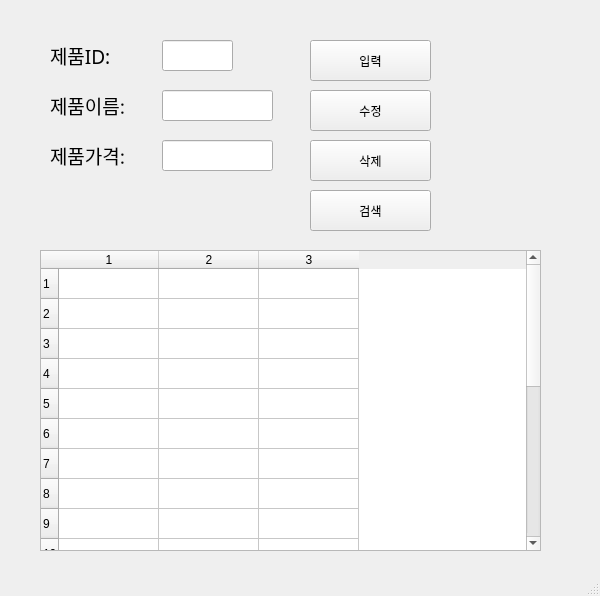
<?xml version="1.0" encoding="UTF-8"?>
<ui version="4.0">
 <class>MainWindow</class>
 <widget class="QMainWindow" name="MainWindow">
  <property name="geometry">
   <rect>
    <x>0</x>
    <y>0</y>
    <width>600</width>
    <height>596</height>
   </rect>
  </property>
  <property name="windowTitle">
   <string>MainWindow</string>
  </property>
  <widget class="QWidget" name="centralwidget">
   <widget class="QLabel" name="label">
    <property name="geometry">
     <rect>
      <x>50</x>
      <y>40</y>
      <width>81</width>
      <height>31</height>
     </rect>
    </property>
    <property name="font">
     <font>
      <family>맑은 고딕</family>
      <pointsize>14</pointsize>
     </font>
    </property>
    <property name="text">
     <string>제품ID:</string>
    </property>
   </widget>
   <widget class="QLabel" name="label_2">
    <property name="geometry">
     <rect>
      <x>50</x>
      <y>90</y>
      <width>111</width>
      <height>31</height>
     </rect>
    </property>
    <property name="font">
     <font>
      <family>맑은 고딕</family>
      <pointsize>14</pointsize>
     </font>
    </property>
    <property name="text">
     <string>제품이름:</string>
    </property>
   </widget>
   <widget class="QLabel" name="label_3">
    <property name="geometry">
     <rect>
      <x>50</x>
      <y>140</y>
      <width>111</width>
      <height>31</height>
     </rect>
    </property>
    <property name="font">
     <font>
      <family>맑은 고딕</family>
      <pointsize>14</pointsize>
     </font>
    </property>
    <property name="text">
     <string>제품가격:</string>
    </property>
   </widget>
   <widget class="QLineEdit" name="prodID">
    <property name="geometry">
     <rect>
      <x>162</x>
      <y>40</y>
      <width>71</width>
      <height>31</height>
     </rect>
    </property>
   </widget>
   <widget class="QLineEdit" name="prodName">
    <property name="geometry">
     <rect>
      <x>162</x>
      <y>90</y>
      <width>111</width>
      <height>31</height>
     </rect>
    </property>
   </widget>
   <widget class="QLineEdit" name="prodPrice">
    <property name="geometry">
     <rect>
      <x>162</x>
      <y>140</y>
      <width>111</width>
      <height>31</height>
     </rect>
    </property>
   </widget>
   <widget class="QPushButton" name="pushButton">
    <property name="geometry">
     <rect>
      <x>310</x>
      <y>40</y>
      <width>121</width>
      <height>41</height>
     </rect>
    </property>
    <property name="text">
     <string>입력</string>
    </property>
   </widget>
   <widget class="QPushButton" name="pushButton_2">
    <property name="geometry">
     <rect>
      <x>310</x>
      <y>90</y>
      <width>121</width>
      <height>41</height>
     </rect>
    </property>
    <property name="text">
     <string>수정</string>
    </property>
   </widget>
   <widget class="QPushButton" name="pushButton_3">
    <property name="geometry">
     <rect>
      <x>310</x>
      <y>140</y>
      <width>121</width>
      <height>41</height>
     </rect>
    </property>
    <property name="text">
     <string>삭제</string>
    </property>
   </widget>
   <widget class="QPushButton" name="pushButton_4">
    <property name="geometry">
     <rect>
      <x>310</x>
      <y>190</y>
      <width>121</width>
      <height>41</height>
     </rect>
    </property>
    <property name="text">
     <string>검색</string>
    </property>
   </widget>
   <widget class="QTableWidget" name="tableWidget">
    <property name="geometry">
     <rect>
      <x>40</x>
      <y>250</y>
      <width>501</width>
      <height>301</height>
     </rect>
    </property>
    <property name="rowCount">
     <number>20</number>
    </property>
    <property name="columnCount">
     <number>3</number>
    </property>
    <row/>
    <row/>
    <row/>
    <row/>
    <row/>
    <row/>
    <row/>
    <row/>
    <row/>
    <row/>
    <row/>
    <row/>
    <row/>
    <row/>
    <row/>
    <row/>
    <row/>
    <row/>
    <row/>
    <row/>
    <column/>
    <column/>
    <column/>
   </widget>
  </widget>
  <widget class="QMenuBar" name="menubar">
   <property name="geometry">
    <rect>
     <x>0</x>
     <y>0</y>
     <width>600</width>
     <height>26</height>
    </rect>
   </property>
  </widget>
  <widget class="QStatusBar" name="statusbar"/>
 </widget>
 <resources/>
 <connections>
  <connection>
   <sender>pushButton</sender>
   <signal>clicked()</signal>
   <receiver>MainWindow</receiver>
   <slot>addProduct()</slot>
   <hints>
    <hint type="sourcelabel">
     <x>394</x>
     <y>72</y>
    </hint>
    <hint type="destinationlabel">
     <x>470</x>
     <y>95</y>
    </hint>
   </hints>
  </connection>
  <connection>
   <sender>pushButton_2</sender>
   <signal>clicked()</signal>
   <receiver>MainWindow</receiver>
   <slot>updateProduct()</slot>
   <hints>
    <hint type="sourcelabel">
     <x>418</x>
     <y>129</y>
    </hint>
    <hint type="destinationlabel">
     <x>470</x>
     <y>136</y>
    </hint>
   </hints>
  </connection>
  <connection>
   <sender>pushButton_3</sender>
   <signal>clicked()</signal>
   <receiver>MainWindow</receiver>
   <slot>removeProduct()</slot>
   <hints>
    <hint type="sourcelabel">
     <x>409</x>
     <y>175</y>
    </hint>
    <hint type="destinationlabel">
     <x>469</x>
     <y>183</y>
    </hint>
   </hints>
  </connection>
  <connection>
   <sender>pushButton_4</sender>
   <signal>clicked()</signal>
   <receiver>MainWindow</receiver>
   <slot>getProduct()</slot>
   <hints>
    <hint type="sourcelabel">
     <x>406</x>
     <y>219</y>
    </hint>
    <hint type="destinationlabel">
     <x>471</x>
     <y>229</y>
    </hint>
   </hints>
  </connection>
 </connections>
 <slots>
  <slot>addProduct()</slot>
  <slot>updateProduct()</slot>
  <slot>removeProduct()</slot>
  <slot>getProduct()</slot>
 </slots>
</ui>
